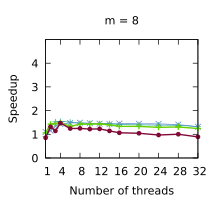

Here is the gnuplot script that generated this plot:
set title "m = 8"
set terminal pdf size 2.2,2.0
set output "./results/Scans_n___4,194,304,_m___8.pdf"
set key off
set xrange [1:32]
set xtics (1, 4, 8, 12, 16, 20, 24, 28, 32)
set xlabel "Number of threads"
set yrange [0:5]
set ytics (0, 1, 2, 3, 4)
set ylabel "Speedup"
plot './results/Scans_n___4,194,304,_m___8.dat' using 1:2 title "Outer parallelism" pointsize 0.7 lw 1 pt 1 linecolor rgb "#24A793" with linespoints, \
  './results/Scans_n___4,194,304,_m___8.dat' using 1:3 title "Inner parallelism" pointsize 0.7 lw 1 pt 2 linecolor rgb "#5287C6" with linespoints, \
  './results/Scans_n___4,194,304,_m___8.dat' using 1:4 title "Multi-atomics 64 32" pointsize 0.7 lw 2 pt 1 linecolor rgb "#64D000" with linespoints, \
  './results/Scans_n___4,194,304,_m___8.dat' using 1:5 title "WorkAssisting 32" pointsize 0.4 lw 2 pt 7 linecolor rgb "#800A35" with linespoints
